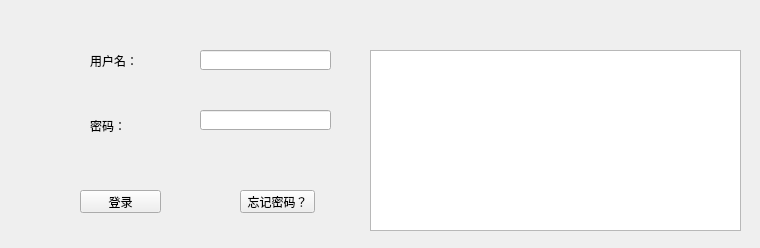
<?xml version="1.0" encoding="UTF-8"?>
<ui version="4.0">
 <class>Form</class>
 <widget class="QWidget" name="Form">
  <property name="geometry">
   <rect>
    <x>0</x>
    <y>0</y>
    <width>760</width>
    <height>248</height>
   </rect>
  </property>
  <property name="windowTitle">
   <string>Form</string>
  </property>
  <widget class="QLabel" name="label">
   <property name="geometry">
    <rect>
     <x>90</x>
     <y>40</y>
     <width>111</width>
     <height>41</height>
    </rect>
   </property>
   <property name="text">
    <string>用户名：</string>
   </property>
  </widget>
  <widget class="QLabel" name="label_2">
   <property name="geometry">
    <rect>
     <x>90</x>
     <y>110</y>
     <width>111</width>
     <height>31</height>
    </rect>
   </property>
   <property name="text">
    <string>密码：</string>
   </property>
  </widget>
  <widget class="QLineEdit" name="lineEdit">
   <property name="geometry">
    <rect>
     <x>200</x>
     <y>50</y>
     <width>131</width>
     <height>20</height>
    </rect>
   </property>
  </widget>
  <widget class="QLineEdit" name="lineEdit_2">
   <property name="geometry">
    <rect>
     <x>200</x>
     <y>110</y>
     <width>131</width>
     <height>20</height>
    </rect>
   </property>
  </widget>
  <widget class="QTextEdit" name="textEdit">
   <property name="geometry">
    <rect>
     <x>370</x>
     <y>50</y>
     <width>371</width>
     <height>181</height>
    </rect>
   </property>
  </widget>
  <widget class="QPushButton" name="pushButton">
   <property name="geometry">
    <rect>
     <x>80</x>
     <y>190</y>
     <width>81</width>
     <height>23</height>
    </rect>
   </property>
   <property name="text">
    <string>登录</string>
   </property>
  </widget>
  <widget class="QPushButton" name="pushButton_2">
   <property name="geometry">
    <rect>
     <x>240</x>
     <y>190</y>
     <width>75</width>
     <height>23</height>
    </rect>
   </property>
   <property name="text">
    <string>忘记密码？</string>
   </property>
  </widget>
 </widget>
 <resources/>
 <connections/>
</ui>
